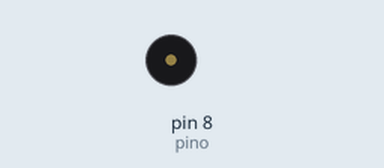
Simulated run of this sketch. Board: Arduino Uno, built with avr-gcc and run on an emulated ATmega328P. On the bench: buzzer (waves = sounding).

Above: at 0.18 s.
Timing chart, 0 to 40.0 s (numbered marks = the images above):
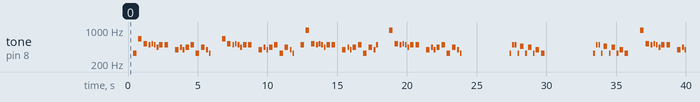

The sketch:

M_sica_GTA_SA.ino
```cpp
//////////////////
//   EDIVÂNIA   //
//     UFPI     //
//   29/01/23   //
//////////////////

#define NOTE_C4  262
#define NOTE_CS4 277
#define NOTE_D4  294
#define NOTE_DS4 311
#define NOTE_E4  330
#define NOTE_F4  349
#define NOTE_FS4 370
#define NOTE_G4  392
#define NOTE_GS4 415
#define NOTE_A4  440
#define NOTE_AS4 466
#define NOTE_B4  494
#define NOTE_C5  523
#define NOTE_CS5 554
#define NOTE_D5  587
#define NOTE_DS5 622
#define NOTE_E5  659
#define NOTE_F5  698
#define NOTE_FS5 740
#define NOTE_G5  784
#define NOTE_GS5 831
#define NOTE_A5  880
#define NOTE_AS5 932
#define NOTE_B5  988
#define SILENCIO 0

#define t4   2000 			// semibreve (2 segundos)	- 4
#define t2   1000			// mínima    (1 segundo)	- 2
#define t1   500			// semínima  (0,5 segundo)	- 1
#define t05  250			// colcheia (0,25 segundo)	- 1/2
#define t025 125			// semicolcheia (0,125 segundo)	- 1/4

// PINO DE SAÍDA //
#define pino 8

// VELOCIDADE/RITMO DA MÚSICA //
float ritmo = 2;

// VETOR DA SEQUÊNCIA DE NOTAS DA MÚSICA //
int musica[] =
{
  SILENCIO, NOTE_E4, NOTE_E5, NOTE_C5,
  NOTE_B4, NOTE_C5, NOTE_B4, NOTE_A4, NOTE_B4, NOTE_B4,
  SILENCIO, NOTE_G4, NOTE_A4, NOTE_G4, NOTE_A4,
  NOTE_B4, NOTE_E4, NOTE_A4, NOTE_G4, NOTE_E4,
  //
  SILENCIO, NOTE_E5, NOTE_C5,
  NOTE_B4, NOTE_C5, NOTE_B4, NOTE_A4, NOTE_B4, NOTE_B4,
  SILENCIO, NOTE_G4, NOTE_A4, NOTE_G4, NOTE_A4,
  NOTE_B4, NOTE_E4, NOTE_A4, NOTE_G4, NOTE_E4,
  //
  SILENCIO,NOTE_B4, NOTE_B5, NOTE_C5,
  NOTE_B4, NOTE_C5,NOTE_B4, NOTE_A4, NOTE_B4, NOTE_B4,
  SILENCIO, NOTE_G4, NOTE_A4, NOTE_G4, NOTE_A4,
  NOTE_B4, NOTE_E4, NOTE_A4, NOTE_G4, NOTE_B4,
  //
  SILENCIO, NOTE_B5, NOTE_C5,
  NOTE_B4, NOTE_C5, NOTE_B4, NOTE_A4, NOTE_B4, NOTE_B4,
  SILENCIO, NOTE_G4, NOTE_A4, NOTE_G4, NOTE_A4,
  NOTE_B4, NOTE_E4, NOTE_A4, NOTE_G4, NOTE_E4,
  SILENCIO,
  //
  SILENCIO,
  SILENCIO, NOTE_E4, NOTE_B4, NOTE_B4, NOTE_E4, NOTE_AS4,
  NOTE_E4, NOTE_A4, NOTE_E4, NOTE_G4, NOTE_E4,
  SILENCIO,
  //
  SILENCIO,
  SILENCIO, NOTE_E4, NOTE_B4, NOTE_B4, NOTE_E4, NOTE_AS4,
  NOTE_E4, NOTE_A4, NOTE_E4, NOTE_G4, NOTE_E4,
  //
  SILENCIO, NOTE_B5, NOTE_C5,
  NOTE_B4, NOTE_C5, NOTE_B4, NOTE_A4, NOTE_B4, NOTE_B4,
  SILENCIO, NOTE_G4, NOTE_A4, NOTE_G4, NOTE_A4,
  NOTE_B4, NOTE_E4, NOTE_A4, NOTE_G4, NOTE_E4,
  //
  SILENCIO, NOTE_B5, NOTE_C5,
  NOTE_B4, NOTE_C5, NOTE_B4, NOTE_A4, NOTE_B4, NOTE_B4,
  SILENCIO, NOTE_G4, NOTE_A4, NOTE_G4, NOTE_A4,
  NOTE_B4, NOTE_E4, NOTE_A4, NOTE_G4, NOTE_E4,
  SILENCIO,
  //
  SILENCIO,
  SILENCIO, NOTE_E4, NOTE_B4, NOTE_B4, NOTE_E4, NOTE_AS4,
  NOTE_E4, NOTE_A4, NOTE_E4, NOTE_G4, NOTE_E4,
  SILENCIO,
  //
  SILENCIO,
  SILENCIO, NOTE_E4, NOTE_B4, NOTE_B4, NOTE_E4, NOTE_AS4,
  NOTE_E4, NOTE_A4, NOTE_E4, NOTE_G4, NOTE_E4
};

// VETOR DA DURAÇÃO DAS NOTAS DA MÚSICA //
int duracao[] =
{
  t1, t1, t1, t1,
  t05, t05, t05, t05, t1, t1,
  t1, t1, t05, t05, t1,
  t1, t1, t1, t05, t05,
  //
  t2, t1, t1,
  t05, t05, t05, t05, t1, t1,
  t1, t1, t05, t05, t1,
  t1, t1, t1, t05, t05,
  //
  t1, t1, t1, t1,
  t05, t05, t05, t05, t1, t1,
  t1, t1, t05, t05, t1,
  t1, t1, t1, t05, t05,
  //
  t2, t1, t1,
  t05, t05, t05, t05, t1, t1,
  t1, t1, t05, t05, t1,
  t1, t1, t1, t05, t05,
  t4,
  //
  t4,
  t1, t05, t05, t05, t05, t1,
  t05, t1, t05, t1, t1,
  t4,
  //
  t4,
  t1, t05, t05, t05, t05, t1,
  t05, t1, t05, t1, t1,
  //
  t2, t1, t1,
  t05, t05, t05, t05, t1, t1,
  t1, t1, t05, t05, t1,
  t1, t1, t1, t05, t05,
  //
  t2, t1, t1,
  t05, t05, t05, t05, t1, t1,
  t1, t1, t05, t05, t1,
  t1, t1, t1, t05, t05,
  t4,
  //
  t4,
  t1, t05, t05, t05, t05, t1,
  t05, t1, t05, t1, t1,
  t4,
  //
  t4,
  t1, t05, t05, t05, t05, t1,
  t05, t1, t05, t1, t1
};

void setup()
{
  pinMode(pino, OUTPUT);
}

void loop()
{
    for(int nota = 0; nota < (sizeof(musica) / sizeof(int)); nota++)	// sizeof: permite saber o número de bytes ocupado por um determinado tipo de variável.
  	{
      float duracao_nota = duracao[nota] / ritmo;

      tone(pino, musica[nota], duracao_nota);
      delay(duracao_nota*1.5);
      //noTone(pino);
  	}

  delay(1000);
}
```

Measured:
- by itself, tone on pin 8 (pino): plays 330 Hz for 0.25 s, 659 Hz for 0.25 s, 523 Hz for 0.25 s, 494 Hz for 0.13 s, 523 Hz for 0.13 s, 494 Hz for 0.13 s … (101 notes in this stretch)
